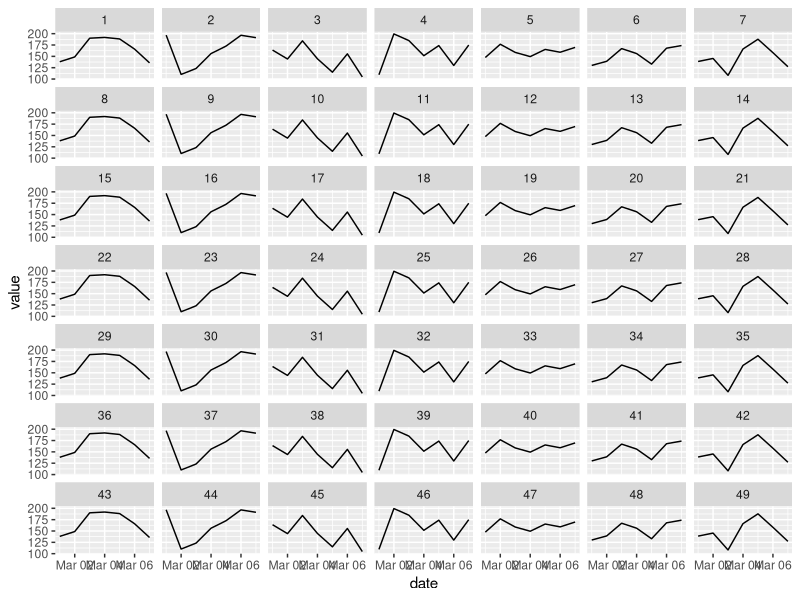

Here is the R script that generated this plot:
# http://stackoverflow.com/questions/19059826/multiple-graphs-over-multiple-pages-using-ggplot
library(ggplot2)

ii <- 7
nn <- 49

mydf <- data.frame(date = rep(seq(as.Date('2013-03-01'),
                       by = 'day', length.out = ii), nn),
                   value = rep(runif(nn, 100, 200)))

mydf$facet.variable <- rep(1:nn, each = ii)

p <- ggplot(mydf, aes(x = date, y = value)) +
    geom_line() +
    facet_wrap(~ facet.variable, ncol = ii)

print(p)
